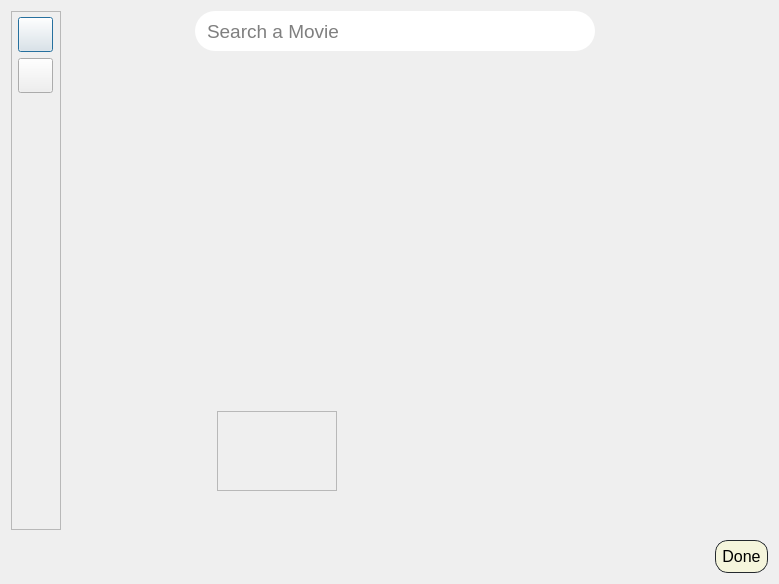
<?xml version="1.0" encoding="UTF-8"?>
<ui version="4.0">
    <class>widget</class>
    <widget class="QDialog" name="widget">
        <property name="geometry">
            <rect>
                <x>0</x>
                <y>0</y>
                <width>779</width>
                <height>584</height>
            </rect>
        </property>
        <property name="windowTitle">
            <string>Dialog</string>
        </property>
        <layout class="QVBoxLayout" name="verticalLayout_3">
            <property name="spacing">
                <number>10</number>
            </property>
            <item>
                <layout class="QHBoxLayout" name="horizontalLayout">
                    <property name="spacing">
                        <number>6</number>
                    </property>
                    <item>
                        <widget class="QFrame" name="taste">
                            <property name="minimumSize">
                                <size>
                                    <width>50</width>
                                    <height>0</height>
                                </size>
                            </property>
                            <property name="maximumSize">
                                <size>
                                    <width>50</width>
                                    <height>16777215</height>
                                </size>
                            </property>
                            <property name="styleSheet">
                                <string notr="true">border-right:0.5px solid #DFE8F5;</string>
                            </property>
                            <property name="frameShape">
                                <enum>QFrame::StyledPanel</enum>
                            </property>
                            <property name="frameShadow">
                                <enum>QFrame::Raised</enum>
                            </property>
                            <layout class="QVBoxLayout" name="verticalLayout">
                                <property name="leftMargin">
                                    <number>0</number>
                                </property>
                                <property name="topMargin">
                                    <number>5</number>
                                </property>
                                <property name="rightMargin">
                                    <number>0</number>
                                </property>
                                <property name="bottomMargin">
                                    <number>0</number>
                                </property>
                                <item>
                                    <layout class="QHBoxLayout" name="horizontalLayout_2">
                                        <item>
                                            <spacer name="horizontalSpacer">
                                                <property name="orientation">
                                                    <enum>Qt::Horizontal</enum>
                                                </property>
                                                <property name="sizeHint" stdset="0">
                                                    <size>
                                                        <width>40</width>
                                                        <height>20</height>
                                                    </size>
                                                </property>
                                            </spacer>
                                        </item>
                                        <item>
                                            <widget class="QPushButton" name="taste_home">
                                                <property name="minimumSize">
                                                    <size>
                                                        <width>35</width>
                                                        <height>35</height>
                                                    </size>
                                                </property>
                                                <property name="maximumSize">
                                                    <size>
                                                        <width>35</width>
                                                        <height>35</height>
                                                    </size>
                                                </property>
                                                <property name="cursor">
                                                    <cursorShape>PointingHandCursor</cursorShape>
                                                </property>
                                                <property name="styleSheet">
                                                    <string notr="true"/>
                                                </property>
                                                <property name="text">
                                                    <string/>
                                                </property>
                                                <property name="icon">
                                                    <iconset>
                                                        <normaloff>../Icons/home_unchecked.ico</normaloff>
                                                        ../Icons/home_unchecked.ico
                                                    </iconset>
                                                </property>
                                                <property name="iconSize">
                                                    <size>
                                                        <width>24</width>
                                                        <height>24</height>
                                                    </size>
                                                </property>
                                            </widget>
                                        </item>
                                        <item>
                                            <spacer name="horizontalSpacer_2">
                                                <property name="orientation">
                                                    <enum>Qt::Horizontal</enum>
                                                </property>
                                                <property name="sizeHint" stdset="0">
                                                    <size>
                                                        <width>40</width>
                                                        <height>20</height>
                                                    </size>
                                                </property>
                                            </spacer>
                                        </item>
                                    </layout>
                                </item>
                                <item>
                                    <layout class="QHBoxLayout" name="horizontalLayout_3">
                                        <item>
                                            <spacer name="horizontalSpacer_3">
                                                <property name="orientation">
                                                    <enum>Qt::Horizontal</enum>
                                                </property>
                                                <property name="sizeHint" stdset="0">
                                                    <size>
                                                        <width>40</width>
                                                        <height>20</height>
                                                    </size>
                                                </property>
                                            </spacer>
                                        </item>
                                        <item>
                                            <widget class="QPushButton" name="taste_search">
                                                <property name="minimumSize">
                                                    <size>
                                                        <width>35</width>
                                                        <height>35</height>
                                                    </size>
                                                </property>
                                                <property name="maximumSize">
                                                    <size>
                                                        <width>35</width>
                                                        <height>35</height>
                                                    </size>
                                                </property>
                                                <property name="cursor">
                                                    <cursorShape>PointingHandCursor</cursorShape>
                                                </property>
                                                <property name="styleSheet">
                                                    <string notr="true"/>
                                                </property>
                                                <property name="text">
                                                    <string/>
                                                </property>
                                                <property name="icon">
                                                    <iconset>
                                                        <normaloff>../Icons/search_unchecked.ico</normaloff>
                                                        ../Icons/search_unchecked.ico
                                                    </iconset>
                                                </property>
                                                <property name="iconSize">
                                                    <size>
                                                        <width>24</width>
                                                        <height>24</height>
                                                    </size>
                                                </property>
                                            </widget>
                                        </item>
                                        <item>
                                            <spacer name="horizontalSpacer_4">
                                                <property name="orientation">
                                                    <enum>Qt::Horizontal</enum>
                                                </property>
                                                <property name="sizeHint" stdset="0">
                                                    <size>
                                                        <width>40</width>
                                                        <height>20</height>
                                                    </size>
                                                </property>
                                            </spacer>
                                        </item>
                                    </layout>
                                </item>
                                <item>
                                    <spacer name="verticalSpacer">
                                        <property name="orientation">
                                            <enum>Qt::Vertical</enum>
                                        </property>
                                        <property name="sizeHint" stdset="0">
                                            <size>
                                                <width>20</width>
                                                <height>40</height>
                                            </size>
                                        </property>
                                    </spacer>
                                </item>
                            </layout>
                        </widget>
                    </item>
                    <item>
                        <layout class="QVBoxLayout" name="verticalLayout_2">
                            <property name="spacing">
                                <number>10</number>
                            </property>
                            <item>
                                <layout class="QHBoxLayout" name="horizontalLayout_4">
                                    <item>
                                        <spacer name="horizontalSpacer_5">
                                            <property name="orientation">
                                                <enum>Qt::Horizontal</enum>
                                            </property>
                                            <property name="sizeHint" stdset="0">
                                                <size>
                                                    <width>40</width>
                                                    <height>20</height>
                                                </size>
                                            </property>
                                        </spacer>
                                    </item>
                                    <item>
                                        <widget class="QLineEdit" name="search_box">
                                            <property name="minimumSize">
                                                <size>
                                                    <width>400</width>
                                                    <height>40</height>
                                                </size>
                                            </property>
                                            <property name="styleSheet">
                                                <string notr="true">padding-left: 10px;padding-right:
                                                    10px;border-radius: 20px;border-width: 1px;font:14pt;
                                                </string>
                                            </property>
                                            <property name="placeholderText">
                                                <string>Search a Movie</string>
                                            </property>
                                        </widget>
                                    </item>
                                    <item>
                                        <widget class="QPushButton" name="pushButton">
                                            <property name="styleSheet">
                                                <string notr="true">border:-none;
                                                    min-height:35px;
                                                    max-height:35px;
                                                    min-width:35px;
                                                    max-width:35px;
                                                </string>
                                            </property>
                                            <property name="text">
                                                <string/>
                                            </property>
                                            <property name="icon">
                                                <iconset>
                                                    <normaloff>../Icons/search_dark.ico</normaloff>
                                                    ../Icons/search_dark.ico
                                                </iconset>
                                            </property>
                                            <property name="iconSize">
                                                <size>
                                                    <width>24</width>
                                                    <height>24</height>
                                                </size>
                                            </property>
                                        </widget>
                                    </item>
                                    <item>
                                        <spacer name="horizontalSpacer_6">
                                            <property name="orientation">
                                                <enum>Qt::Horizontal</enum>
                                            </property>
                                            <property name="sizeHint" stdset="0">
                                                <size>
                                                    <width>40</width>
                                                    <height>20</height>
                                                </size>
                                            </property>
                                        </spacer>
                                    </item>
                                </layout>
                            </item>
                            <item>
                                <widget class="QStackedWidget" name="stack">
                                    <property name="currentIndex">
                                        <number>1</number>
                                    </property>
                                    <widget class="QWidget" name="watched"/>
                                    <widget class="QWidget" name="search">
                                        <widget class="QScrollArea" name="scrollArea">
                                            <property name="geometry">
                                                <rect>
                                                    <x>150</x>
                                                    <y>350</y>
                                                    <width>120</width>
                                                    <height>80</height>
                                                </rect>
                                            </property>
                                            <property name="widgetResizable">
                                                <bool>true</bool>
                                            </property>
                                            <widget class="QWidget" name="scrollAreaWidgetContents">
                                                <property name="geometry">
                                                    <rect>
                                                        <x>0</x>
                                                        <y>0</y>
                                                        <width>118</width>
                                                        <height>78</height>
                                                    </rect>
                                                </property>
                                            </widget>
                                        </widget>
                                    </widget>
                                </widget>
                            </item>
                        </layout>
                    </item>
                </layout>
            </item>
            <item>
                <layout class="QHBoxLayout" name="horizontalLayout_5">
                    <item>
                        <spacer name="horizontalSpacer_7">
                            <property name="orientation">
                                <enum>Qt::Horizontal</enum>
                            </property>
                            <property name="sizeHint" stdset="0">
                                <size>
                                    <width>40</width>
                                    <height>20</height>
                                </size>
                            </property>
                        </spacer>
                    </item>
                    <item>
                        <widget class="QPushButton" name="done">
                            <property name="cursor">
                                <cursorShape>PointingHandCursor</cursorShape>
                            </property>
                            <property name="styleSheet">
                                <string notr="true">background-color:#f5f5dc;
                                    border: 1px solid #24292E;
                                    color:#000;
                                    font: 12pt;
                                    border-radius:13px;
                                    padding:6px;
                                </string>
                            </property>
                            <property name="text">
                                <string>Done</string>
                            </property>
                        </widget>
                    </item>
                </layout>
            </item>
        </layout>
    </widget>
    <resources/>
    <connections/>
</ui>
